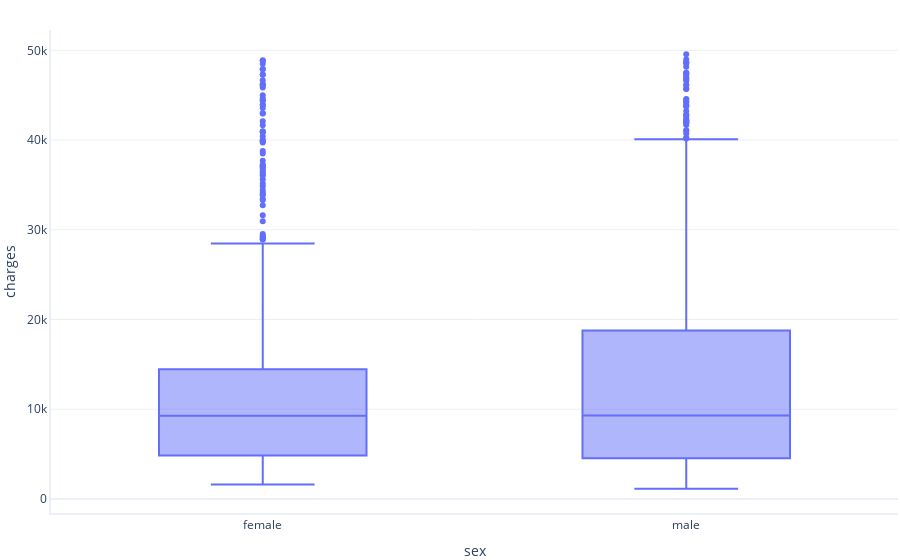

Notebook source saved alongside this figure:
### Markdown cell above
Aqui corroboramos la conclusion anterior desde otro punto de vista, separamos los grupos de hombres y mujeres, ademas de que añadimos la dimension de fumadores, y podemos notar que no hay mucha diferencia entre si es mujer o no, ya que incluso los valores de media son algo cercanos

### Code cell
rq.box_and_whisker(df,label_x='sex', label_y='charges')

### Figure 1 — Plotly figure (JSON) as saved in the notebook; plotly's stock layout.template omitted (floating-point values rounded to 4 significant figures; data arrays with more than 128 entries replaced by an {"elided": "..."} marker saying what was removed)
{"data": [{"alignmentgroup": "True", "hovertemplate": "sex=%{x}<br>charges=%{y}<extra></extra>", "legendgroup": "", "marker": {"color": "#636efa"}, "name": "", "notched": false, "offsetgroup": "", "orientation": "v", "showlegend": false, "type": "box", "x": {"elided": "1331 str values"}, "x0": " ", "xaxis": "x", "y": {"elided": "1331 float values"}, "y0": " ", "yaxis": "y"}], "layout": {"boxmode": "group", "legend": {"tracegroupgap": 0}, "xaxis": {"anchor": "y", "domain": [0, 1], "title": {"text": "sex"}}, "yaxis": {"anchor": "x", "domain": [0, 1], "title": {"text": "charges"}}}}
